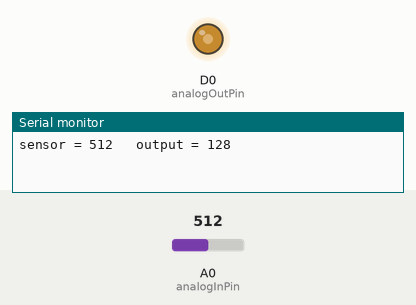
This sketch was run on a simulated ESP8266 (NodeMCU). Parts: output pins drawn as LEDs (lit = HIGH), the last lines printed to the serial monitor. The test bench sets the inputs (shaded band); at power-on: A0 (analogInPin) = 512.

Above: at 2.7 s.
2.8 s: A0 (analogInPin) set to 716
At 4.7 s:
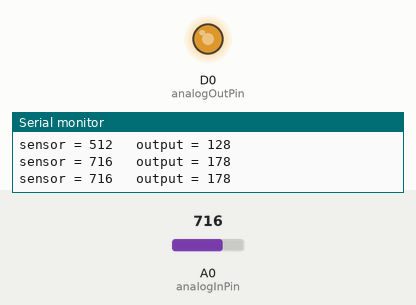
5.0 s: A0 (analogInPin) set to 900
At 6.4 s:
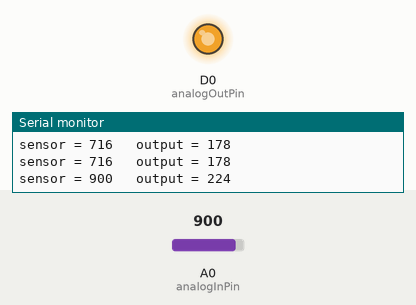
7.0 s: A0 (analogInPin) set to 122
At 8.0 s:
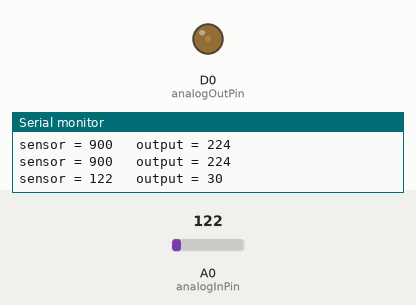
Timing chart, 0 to 10.0 s (numbered marks = the images above; inputs shaded):
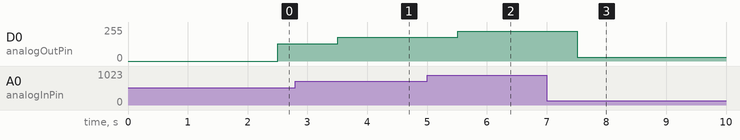

The sketch:

esp8266_potentiometer.ino
```cpp
// This example shows how to connect to Cayenne using an ESP8266 and send/receive sample data.
// Make sure you install the ESP8266 Board Package via the Arduino IDE Board Manager and select the correct ESP8266 board before compiling.

#define CAYENNE_DEBUG
#define CAYENNE_PRINT Serial
#include <CayenneMQTTESP8266.h>

// WiFi network info.
char ssid[] = "SSID_NAME";
char wifiPassword[] = "password";

// Cayenne authentication info. This should be obtained from the Cayenne Dashboard.
char username[] = "329c1160-dbd4-11ea-883c-638d8ce4c23d";
char password[] = "d05a55ff15cc392dfb9ce76cf9595f29b8001fb1";
char clientID[] = "35b0a9e0-e905-11ea-b767-3f1a8f1211ba";

const int analogInPin = A0;
const int analogOutPin = D0;

int sensorValue = 0;        // value read from the pot
int outputValue = 0;

void setup()
{
  Cayenne.begin(username, password, clientID, ssid, wifiPassword);

  pinMode(analogOutPin, OUTPUT); // Sets the trigPin as an Output
  pinMode(analogInPin, INPUT); // Sets the echoPin as an Input
  Serial.begin(9600);

}


void loop()
{
  Cayenne.loop();

  sensorValue = analogRead(analogInPin);
  outputValue = map(sensorValue, 0, 1023, 0, 255);
  analogWrite(analogOutPin, outputValue);

  Cayenne.virtualWrite(6,outputValue,"analog_sensor","null");

  Serial.print("sensor = ");
  Serial.print(sensorValue);
  Serial.print("\t output = ");
  Serial.println(outputValue);
  delay(2);
}
```

Measured:
- after the input at 2.8 s, D0 (analogOutPin): 128/255 → 178/255 after 0.71 s
- after the input at 5.0 s, D0 (analogOutPin): 178/255 → 224/255 after 0.51 s
- after the input at 7.0 s, D0 (analogOutPin): 224/255 → 30/255 after 0.52 s
